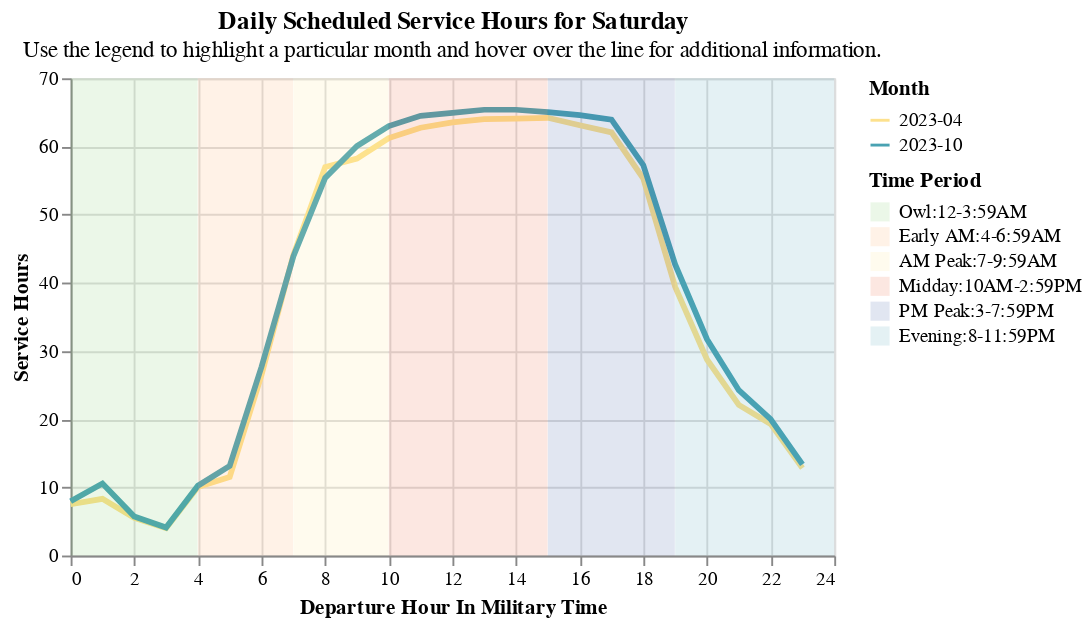

Source (notebook cell):
### Code cell
create_service_hour_chart(samtrans, "Saturday")

### Figure 1 — Vega-Lite specification as saved in the notebook (floating-point values rounded to 4 significant figures)
{"config": {"view": {"continuousWidth": 300, "continuousHeight": 300}}, "layer": [{"data": {"name": "data-c89c63d77f746cb2d2fde4f6143c5387"}, "mark": {"type": "line", "size": 3}, "encoding": {"color": {"field": "Month", "scale": {"range": ["#fde18d", "#49a2b2"]}, "type": "nominal"}, "opacity": {"condition": {"param": "param_2", "value": 1}, "value": 0.2}, "tooltip": [{"field": "Transit Operator", "type": "nominal"}, {"field": "Month", "type": "nominal"}, {"field": "Weekend or Weekday", "type": "nominal"}, {"field": "Departure Hour", "type": "quantitative"}, {"field": "Service Hours", "type": "quantitative"}], "x": {"field": "Departure Hour", "title": "Departure Hour In Military Time", "type": "quantitative"}, "y": {"field": "Service Hours", "type": "quantitative"}}, "name": "view_2", "title": {"text": "Daily Scheduled Service Hours for Saturday", "subtitle": "Use the legend to highlight a particular month and hover over the line for additional information."}}, {"data": {"name": "data-91fb023a201e36c50d50ceee25465cb3"}, "mark": {"type": "rect", "opacity": 0.15}, "encoding": {"color": {"field": "time_period", "scale": {"range": ["#7cc665", "#fcaa5f", "#fde18d", "#ec5d3b", "#3b56a4", "#49a2b2"]}, "sort": ["Owl:12-3:59AM", "Early AM:4-6:59AM", "AM Peak:7-9:59AM", "Midday:10AM-2:59PM", "PM Peak:3-7:59PM", "Evening:8-11:59PM"], "title": "Time Period", "type": "nominal"}, "x": {"field": "start", "type": "quantitative"}, "x2": {"field": "stop"}, "y": {"value": 0}, "y2": {"value": 250}}}], "height": 250, "params": [{"name": "param_2", "select": {"type": "point", "fields": ["Month"]}, "bind": "legend", "views": ["view_2"]}], "resolve": {"scale": {"color": "independent"}}, "width": 400, "$schema": "https://vega.github.io/schema/vega-lite/v5.14.1.json", "datasets": {"data-c89c63d77f746cb2d2fde4f6143c5387": [{"Transit Operator": "Bay Area 511 SamTrans Schedule", "Month": "2023-04", "Weekend or Weekday": "Saturday", "Departure Hour": 0, "Service Hours": 7.517}, {"Transit Operator": "Bay Area 511 SamTrans Schedule", "Month": "2023-04", "Weekend or Weekday": "Saturday", "Departure Hour": 1, "Service Hours": 8.317}, {"Transit Operator": "Bay Area 511 SamTrans Schedule", "Month": "2023-04", "Weekend or Weekday": "Saturday", "Departure Hour": 2, "Service Hours": 5.517}, {"Transit Operator": "Bay Area 511 SamTrans Schedule", "Month": "2023-04", "Weekend or Weekday": "Saturday", "Departure Hour": 3, "Service Hours": 4.017}, {"Transit Operator": "Bay Area 511 SamTrans Schedule", "Month": "2023-04", "Weekend or Weekday": "Saturday", "Departure Hour": 4, "Service Hours": 10.05}, {"Transit Operator": "Bay Area 511 SamTrans Schedule", "Month": "2023-04", "Weekend or Weekday": "Saturday", "Departure Hour": 5, "Service Hours": 11.53}, {"Transit Operator": "Bay Area 511 SamTrans Schedule", "Month": "2023-04", "Weekend or Weekday": "Saturday", "Departure Hour": 6, "Service Hours": 26.47}, {"Transit Operator": "Bay Area 511 SamTrans Schedule", "Month": "2023-04", "Weekend or Weekday": "Saturday", "Departure Hour": 7, "Service Hours": 44.07}, {"Transit Operator": "Bay Area 511 SamTrans Schedule", "Month": "2023-04", "Weekend or Weekday": "Saturday", "Departure Hour": 8, "Service Hours": 56.98}, {"Transit Operator": "Bay Area 511 SamTrans Schedule", "Month": "2023-04", "Weekend or Weekday": "Saturday", "Departure Hour": 9, "Service Hours": 58.22}, {"Transit Operator": "Bay Area 511 SamTrans Schedule", "Month": "2023-04", "Weekend or Weekday": "Saturday", "Departure Hour": 10, "Service Hours": 61.23}, {"Transit Operator": "Bay Area 511 SamTrans Schedule", "Month": "2023-04", "Weekend or Weekday": "Saturday", "Departure Hour": 11, "Service Hours": 62.75}, {"Transit Operator": "Bay Area 511 SamTrans Schedule", "Month": "2023-04", "Weekend or Weekday": "Saturday", "Departure Hour": 12, "Service Hours": 63.53}, {"Transit Operator": "Bay Area 511 SamTrans Schedule", "Month": "2023-04", "Weekend or Weekday": "Saturday", "Departure Hour": 13, "Service Hours": 64.02}, {"Transit Operator": "Bay Area 511 SamTrans Schedule", "Month": "2023-04", "Weekend or Weekday": "Saturday", "Departure Hour": 14, "Service Hours": 64.08}, {"Transit Operator": "Bay Area 511 SamTrans Schedule", "Month": "2023-04", "Weekend or Weekday": "Saturday", "Departure Hour": 15, "Service Hours": 64.2}, {"Transit Operator": "Bay Area 511 SamTrans Schedule", "Month": "2023-04", "Weekend or Weekday": "Saturday", "Departure Hour": 16, "Service Hours": 63.12}, {"Transit Operator": "Bay Area 511 SamTrans Schedule", "Month": "2023-04", "Weekend or Weekday": "Saturday", "Departure Hour": 17, "Service Hours": 62.07}, {"Transit Operator": "Bay Area 511 SamTrans Schedule", "Month": "2023-04", "Weekend or Weekday": "Saturday", "Departure Hour": 18, "Service Hours": 55.28}, {"Transit Operator": "Bay Area 511 SamTrans Schedule", "Month": "2023-04", "Weekend or Weekday": "Saturday", "Departure Hour": 19, "Service Hours": 39.42}, {"Transit Operator": "Bay Area 511 SamTrans Schedule", "Month": "2023-04", "Weekend or Weekday": "Saturday", "Departure Hour": 20, "Service Hours": 28.75}, {"Transit Operator": "Bay Area 511 SamTrans Schedule", "Month": "2023-04", "Weekend or Weekday": "Saturday", "Departure Hour": 21, "Service Hours": 22.08}, {"Transit Operator": "Bay Area 511 SamTrans Schedule", "Month": "2023-04", "Weekend or Weekday": "Saturday", "Departure Hour": 22, "Service Hours": 19.3}, {"Transit Operator": "Bay Area 511 SamTrans Schedule", "Month": "2023-04", "Weekend or Weekday": "Saturday", "Departure Hour": 23, "Service Hours": 12.82}, {"Transit Operator": "Bay Area 511 SamTrans Schedule", "Month": "2023-10", "Weekend or Weekday": "Saturday", "Departure Hour": 0, "Service Hours": 7.95}, {"Transit Operator": "Bay Area 511 SamTrans Schedule", "Month": "2023-10", "Weekend or Weekday": "Saturday", "Departure Hour": 1, "Service Hours": 10.55}, {"Transit Operator": "Bay Area 511 SamTrans Schedule", "Month": "2023-10", "Weekend or Weekday": "Saturday", "Departure Hour": 2, "Service Hours": 5.717}, {"Transit Operator": "Bay Area 511 SamTrans Schedule", "Month": "2023-10", "Weekend or Weekday": "Saturday", "Departure Hour": 3, "Service Hours": 4.1}, {"Transit Operator": "Bay Area 511 SamTrans Schedule", "Month": "2023-10", "Weekend or Weekday": "Saturday", "Departure Hour": 4, "Service Hours": 10.23}, {"Transit Operator": "Bay Area 511 SamTrans Schedule", "Month": "2023-10", "Weekend or Weekday": "Saturday", "Departure Hour": 5, "Service Hours": 13.13}, {"Transit Operator": "Bay Area 511 SamTrans Schedule", "Month": "2023-10", "Weekend or Weekday": "Saturday", "Departure Hour": 6, "Service Hours": 27.68}, {"Transit Operator": "Bay Area 511 SamTrans Schedule", "Month": "2023-10", "Weekend or Weekday": "Saturday", "Departure Hour": 7, "Service Hours": 43.87}, {"Transit Operator": "Bay Area 511 SamTrans Schedule", "Month": "2023-10", "Weekend or Weekday": "Saturday", "Departure Hour": 8, "Service Hours": 55.38}, {"Transit Operator": "Bay Area 511 SamTrans Schedule", "Month": "2023-10", "Weekend or Weekday": "Saturday", "Departure Hour": 9, "Service Hours": 60.07}, {"Transit Operator": "Bay Area 511 SamTrans Schedule", "Month": "2023-10", "Weekend or Weekday": "Saturday", "Departure Hour": 10, "Service Hours": 63.0}, {"Transit Operator": "Bay Area 511 SamTrans Schedule", "Month": "2023-10", "Weekend or Weekday": "Saturday", "Departure Hour": 11, "Service Hours": 64.48}, {"Transit Operator": "Bay Area 511 SamTrans Schedule", "Month": "2023-10", "Weekend or Weekday": "Saturday", "Departure Hour": 12, "Service Hours": 64.93}, {"Transit Operator": "Bay Area 511 SamTrans Schedule", "Month": "2023-10", "Weekend or Weekday": "Saturday", "Departure Hour": 13, "Service Hours": 65.38}, {"Transit Operator": "Bay Area 511 SamTrans Schedule", "Month": "2023-10", "Weekend or Weekday": "Saturday", "Departure Hour": 14, "Service Hours": 65.38}, {"Transit Operator": "Bay Area 511 SamTrans Schedule", "Month": "2023-10", "Weekend or Weekday": "Saturday", "Departure Hour": 15, "Service Hours": 65.03}, {"Transit Operator": "Bay Area 511 SamTrans Schedule", "Month": "2023-10", "Weekend or Weekday": "Saturday", "Departure Hour": 16, "Service Hours": 64.6}, {"Transit Operator": "Bay Area 511 SamTrans Schedule", "Month": "2023-10", "Weekend or Weekday": "Saturday", "Departure Hour": 17, "Service Hours": 63.93}, {"Transit Operator": "Bay Area 511 SamTrans Schedule", "Month": "2023-10", "Weekend or Weekday": "Saturday", "Departure Hour": 18, "Service Hours": 57.25}, {"Transit Operator": "Bay Area 511 SamTrans Schedule", "Month": "2023-10", "Weekend or Weekday": "Saturday", "Departure Hour": 19, "Service Hours": 42.7}, {"Transit Operator": "Bay Area 511 SamTrans Schedule", "Month": "2023-10", "Weekend or Weekday": "Saturday", "Departure Hour": 20, "Service Hours": 31.73}, {"Transit Operator": "Bay Area 511 SamTrans Schedule", "Month": "2023-10", "Weekend or Weekday": "Saturday", "Departure Hour": 21, "Service Hours": 24.25}, {"Transit Operator": "Bay Area 511 SamTrans Schedule", "Month": "2023-10", "Weekend or Weekday": "Saturday", "Departure Hour": 22, "Service Hours": 20.02}, {"Transit Operator": "Bay Area 511 SamTrans Schedule", "Month": "2023-10", "Weekend or Weekday": "Saturday", "Departure Hour": 23, "Service Hours": 13.37}], "data-91fb023a201e36c50d50ceee25465cb3": [{"index": 0, "start": 0, "stop": 3.99, "time_period": "Owl:12-3:59AM"}, {"index": 1, "start": 4, "stop": 6.99, "time_period": "Early AM:4-6:59AM"}, {"index": 2, "start": 7, "stop": 9.99, "time_period": "AM Peak:7-9:59AM"}, {"index": 3, "start": 10, "stop": 14.99, "time_period": "Midday:10AM-2:59PM"}, {"index": 4, "start": 15, "stop": 18.99, "time_period": "PM Peak:3-7:59PM"}, {"index": 5, "start": 19, "stop": 24.0, "time_period": "Evening:8-11:59PM"}]}}
